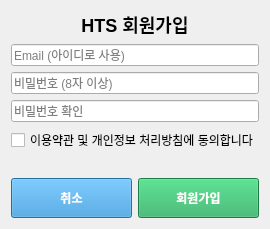
<?xml version="1.0" encoding="UTF-8"?>
<ui version="4.0">
 <class>SignupDialog</class>
 <widget class="QDialog" name="SignupDialog">
  <property name="windowTitle">
   <string>회원가입</string>
  </property>
  <property name="fixedSize">
   <size>
    <width>420</width>
    <height>360</height>
   </size>
  </property>

  <layout class="QVBoxLayout" name="rootLayout" spacing="14">
   <!-- Title -->
   <item>
    <widget class="QLabel" name="labelTitle">
     <property name="text">
      <string>HTS 회원가입</string>
     </property>
     <property name="alignment">
      <set>Qt::AlignCenter</set>
     </property>
     <property name="styleSheet">
      <string notr="true">
       font-size:18px;
       font-weight:600;
      </string>
     </property>
    </widget>
   </item>

   <!-- Email -->
   <item>
    <widget class="QLineEdit" name="editEmail">
     <property name="placeholderText">
      <string>Email (아이디로 사용)</string>
     </property>
    </widget>
   </item>

   <!-- Password -->
   <item>
    <widget class="QLineEdit" name="editPassword">
     <property name="placeholderText">
      <string>비밀번호 (8자 이상)</string>
     </property>
     <property name="echoMode">
      <enum>QLineEdit::Password</enum>
     </property>
    </widget>
   </item>

   <!-- Confirm -->
   <item>
    <widget class="QLineEdit" name="editPasswordConfirm">
     <property name="placeholderText">
      <string>비밀번호 확인</string>
     </property>
     <property name="echoMode">
      <enum>QLineEdit::Password</enum>
     </property>
    </widget>
   </item>

   <!-- Terms -->
   <item>
    <widget class="QCheckBox" name="chkAgree">
     <property name="text">
      <string>이용약관 및 개인정보 처리방침에 동의합니다</string>
     </property>
    </widget>
   </item>

   <!-- Status -->
   <item>
    <widget class="QLabel" name="labelStatus">
     <property name="text">
      <string></string>
     </property>
     <property name="alignment">
      <set>Qt::AlignCenter</set>
     </property>
     <property name="styleSheet">
      <string notr="true">
       font-size:12px;
       color:#e74c3c;
      </string>
     </property>
    </widget>
   </item>

   <!-- Buttons -->
   <item>
    <layout class="QHBoxLayout" spacing="10">
     <item>
      <widget class="QPushButton" name="btnCancel">
       <property name="text">
        <string>취소</string>
       </property>
                 <property name="styleSheet">
        <string notr="true">
        background:#3498db; color:white; font-weight:bold; height:32px;
        </string>
       </property>
      </widget>
     </item>
     <item>
      <widget class="QPushButton" name="btnSignup">
       <property name="text">
        <string>회원가입</string>
       </property>
       <property name="styleSheet">
        <string notr="true">
         background:#27ae60; color:white; font-weight:bold; height:32px;
        </string>
       </property>
      </widget>
     </item>
    </layout>
   </item>

  </layout>
 </widget>
 <resources/>
 <connections/>
</ui>
